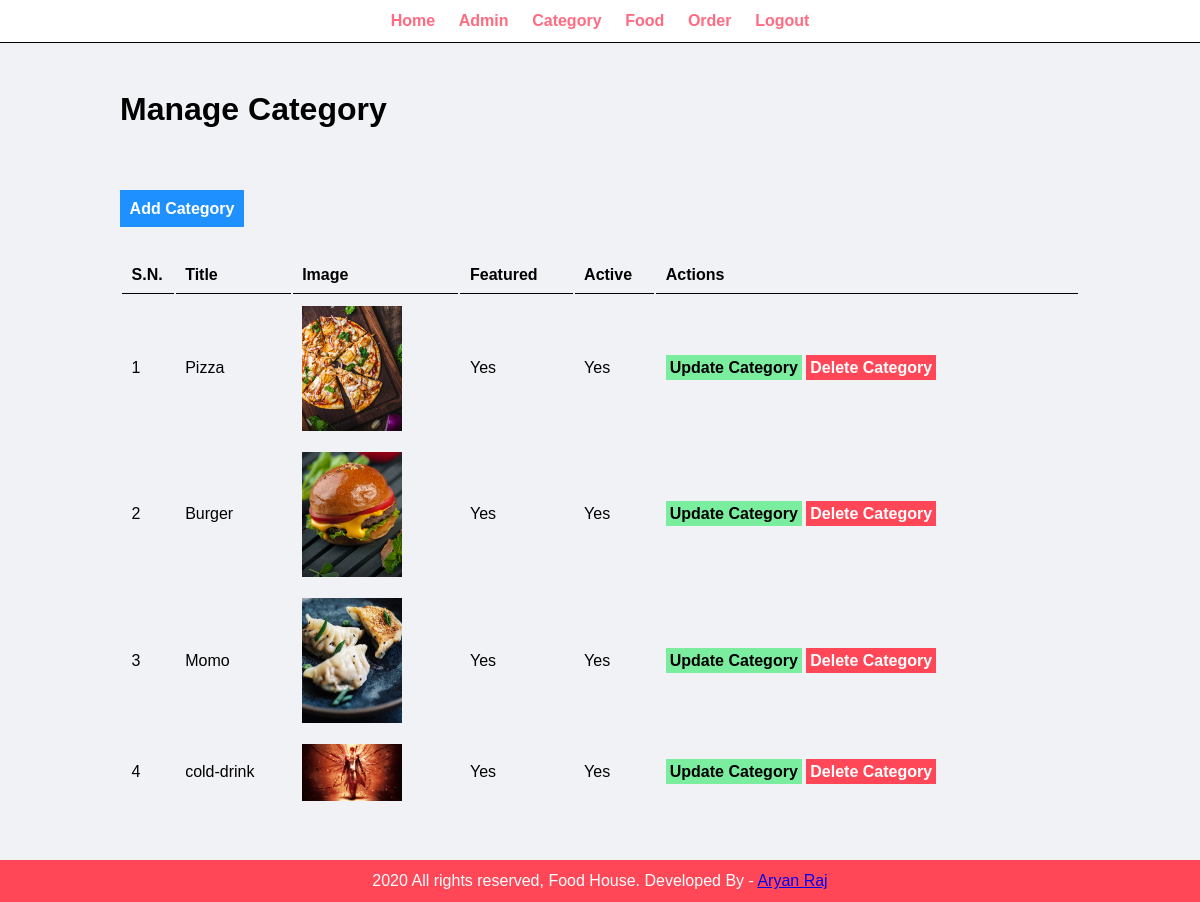
The app's page /food-order/admin/manage-category.php (signed in) with its own data.
### tables this page shows
CREATE TABLE `tbl_category` (
  `id` int(10) UNSIGNED NOT NULL,
  `title` varchar(100) NOT NULL,
  `image_name` varchar(55) NOT NULL,
  `featured` varchar(10) NOT NULL,
  `active` varchar(10) NOT NULL
);

### food-order/admin/manage-category.php (the view, shortened to what this page needs)
<?php include('partials/menu.php'); ?>
<div class="main-content">
    <div class="wrapper">
        <h1>Manage Category</h1>
        <br /><br />
        <br><br>
                    <a href="<?php echo SITEURL; ?>admin/add-category.php" class="btn-primary">Add Category</a>
                    <br /><br /><br>
                    <table class="tbl-full">
                        <tr>
                            <th>S.N.</th>
                            <th>Title</th>
                            <th>Image</th>
                            <th>Featured</th>
                            <th>Active</th>
                            <th>Actions</th>
                        </tr>
                        <?php
                            $sql = "SELECT * FROM tbl_category";
                            $res = mysqli_query($conn, $sql);
                            $count = mysqli_num_rows($res);
                            $sn=1;
                            if($count>0)
                            {
                                while($row=mysqli_fetch_assoc($res))
                                {
                                    $id = $row['id'];
                                    $title = $row['title'];
                                    $image_name = $row['image_name'];
                                    $featured = $row['featured'];
                                    $active = $row['active'];
                                    ?>
                                        <tr>
                                            <td><?php echo $sn++; ?></td>
                                            <td><?php echo $title; ?></td>
                                            <td>
                                                <?php
                                                    if($image_name!="")
                                                    {
                                                        ?>
                                                        <img src="<?php echo SITEURL; ?>images/category/<?php echo $image_name; ?>"width="100px">
                                                       <?php
                                                    }
                                                    else
                                                    {
                                                        echo "<div class='error'>Image not Added.</div>";
                                                    }
                                                ?>
                                            </td>
                                            <td><?php echo $featured; ?></td>
                                            <td><?php echo $active; ?></td>
                                            <td>
                                            <a href="<?php echo SITEURL; ?>admin/update-category.php?id=<?php echo $id; ?>" class="btn-secondary">Update Category</a>
                                            <a href="<?php echo SITEURL; ?>admin/delete-category.php?id=<?php echo $id; ?>&image_name=<?php echo $image_name; ?>" class="btn-danger">Delete Category</a>
                                            </td>
                                        </tr>
                                    <?php
                                }
                            }
                            else
                            {
                                ?>
                                <tr>
                                    <td colspan="6"><div class="error">No Category Added.</div></td>
                                </tr>
                                <?php
                            }
                        ?>
                    </table>
    </div>
</div>
<?php include('partials/footer.php'); ?>

### food-order/admin/partials/menu.php (shortened to what this page needs)
<html>
    <head>
        <link rel="stylesheet" href="../css/admin.css">
    </head>
    <body>
        <div class="menu text-center">
            <div class="wrapper">
            <ul>
                <li><a href="index.php">Home</a></li>
                <li><a href="manage-admin.php">Admin</a></li>
                <li><a href="manage-category.php">Category</a></li>
                <li><a href="manage-food.php">Food</a></li>
                <li><a href="manage-order.php">Order</a></li>
                <li><a href="logout.php">Logout</a></li>
            </ul>
            </div>
        </div>

### food-order/admin/partials/footer.php
 <div class="footer">
            <div class="wrapper">
                <p class="text-center">2020 All rights reserved, Food House. Developed By - <a href="#">Aryan Raj</a></p>
            </div>
        </div>
    </body>
</html>

### food-order/css/admin.css (style rules this page uses)
* { margin: 0; padding: 0; font-family: Arial, Helvetica, sans-serif; }
.wrapper { padding: 1%; width: 80%; margin: 0 auto; }
.text-center { text-align: center; }
.tbl-full { width: 100%; }
table tr th { border-bottom: 1px solid black; padding: 1%; text-align: left; }
table tr td { padding: 1%; }
.btn-primary { background-color: #1e90ff; padding: 1%; color: white; text-decoration: none; font-weight: bold; }
.btn-secondary { background-color: #7bed9f; padding: 1%; color: black; text-decoration: none; font-weight: bold; }
.btn-danger { background-color: #ff4757; padding: 1%; color: white; text-decoration: none; font-weight: bold; }
.menu { border-bottom: 1px solid; }
.menu { text-align: center; }
.menu ul { list-style: none; }
.menu ul li { display: inline; padding: 1%; }
.menu ul li a { text-decoration: none; font-weight: bold; color: #ff6b81; }
.main-content { background-color: #f1f2f6; padding: 3% 0; }
.footer { background-color: #ff4757; color: white; }

### records on screen
tbl_category: title "Pizza", image_name (picture), featured "Yes", active "Yes"
tbl_category: title "Burger", image_name (picture), featured "Yes", active "Yes"
tbl_category: title "Momo", image_name (picture), featured "Yes", active "Yes"
tbl_category: title "cold-drink", image_name (picture), featured "Yes", active "Yes"
